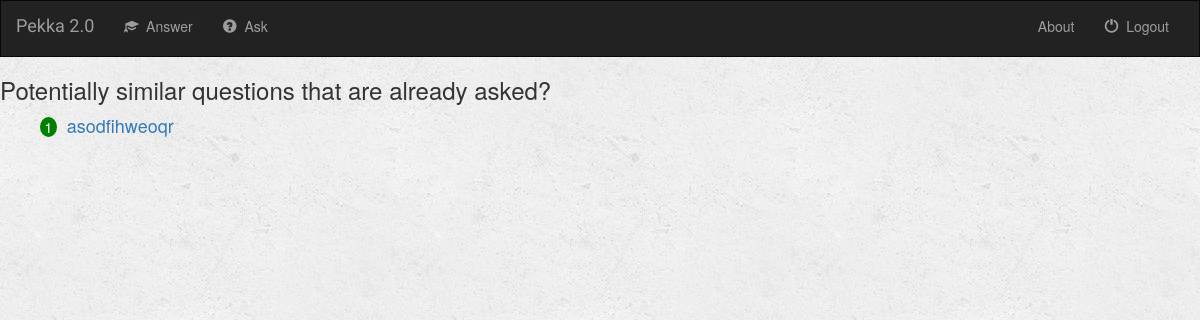
/music/TTM4100_b/, run on an earlier commit of the app's database.
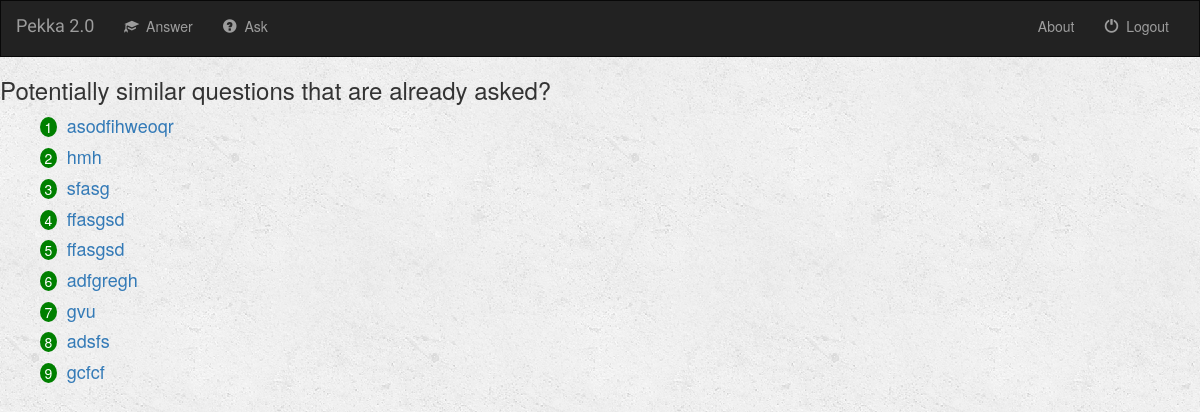
And on a later commit of the database.
### music/models.py (models this page shows, shortened)
class Question(models.Model):
    author = models.ForeignKey(User, default=1)
    question_title = models.CharField(max_length=100)
    question_content = models.CharField(max_length=2000)
    is_answered = models.BooleanField(default=False)
    sub_code = models.CharField(max_length=10)
    ask_time = models.DateTimeField()

### music/views.py (the view)
def TTM4100_b(request):
    global c
    sub_code = 'TTM4100'
    all_questions_with_sub_code = Question.objects.filter(sub_code=sub_code)
    similar_questions = []
    a = Question.objects.filter(sub_code=sub_code).latest('ask_time')
    a_content = a.question_content
    for questions in all_questions_with_sub_code:
        b = questions.question_content
        likhet = SequenceMatcher(None, a_content, b).ratio()
        if likhet >= 0.5:
            similar_questions.append(questions)
    context = {
        'similar_questions': similar_questions
    }
    return render(request, 'Fagsider/TTM4100_b.html', context)

### music/templates/Fagsider/TTM4100_b.html (shortened to what this page needs)
{% extends 'music/base.html' %}
{% block body %}
    <h3>Potentially similar questions that are already asked?</h3>
    <p>{% if similar_questions %}
    <ol>
        {% for question in similar_questions %}
            <li><a style="font-size: large;" href="/music/{{ question.id }}/">{{question.question_title}}</a></li>
        {% endfor %}
    </ol>
    {% else %}
    <h3>There are no questions asked on your specific topic in this subject yet. </h3>
    {% endif %}
    </p>
{% endblock %}

What changed in the data, as far as the page shows it:
added Question: question_title "hmh"
added Question: question_title "sfasg"
added Question: question_title "ffasgsd"
added Question: question_title "ffasgsd"
added Question: question_title "adfgregh"
added Question: question_title "gvu"
added Question: question_title "adsfs"
added Question: question_title "gcfcf"
